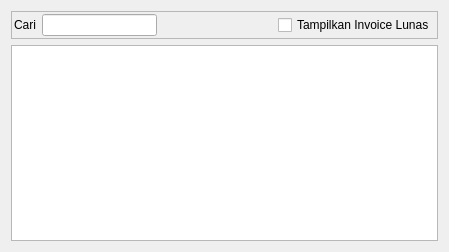
<?xml version="1.0" encoding="UTF-8"?>
<ui version="4.0">
 <class>InvoiceViews</class>
 <widget class="QWidget" name="InvoiceViews">
  <property name="geometry">
   <rect>
    <x>0</x>
    <y>0</y>
    <width>449</width>
    <height>252</height>
   </rect>
  </property>
  <property name="windowTitle">
   <string>Invoice Views</string>
  </property>
  <layout class="QVBoxLayout" name="verticalLayout">
   <item>
    <widget class="QFrame" name="frame_2">
     <property name="minimumSize">
      <size>
       <width>0</width>
       <height>20</height>
      </size>
     </property>
     <property name="frameShape">
      <enum>QFrame::Shape::StyledPanel</enum>
     </property>
     <property name="frameShadow">
      <enum>QFrame::Shadow::Raised</enum>
     </property>
     <layout class="QHBoxLayout" name="horizontalLayout_2">
      <property name="leftMargin">
       <number>2</number>
      </property>
      <property name="topMargin">
       <number>2</number>
      </property>
      <property name="rightMargin">
       <number>2</number>
      </property>
      <property name="bottomMargin">
       <number>2</number>
      </property>
      <item>
       <widget class="QLabel" name="label">
        <property name="text">
         <string>Cari</string>
        </property>
       </widget>
      </item>
      <item>
       <widget class="QLineEdit" name="filterEdit"/>
      </item>
      <item>
       <spacer name="horizontalSpacer">
        <property name="orientation">
         <enum>Qt::Orientation::Horizontal</enum>
        </property>
        <property name="sizeHint" stdset="0">
         <size>
          <width>40</width>
          <height>20</height>
         </size>
        </property>
       </spacer>
      </item>
      <item>
       <widget class="QCheckBox" name="checkBox">
        <property name="text">
         <string>Tampilkan Invoice Lunas</string>
        </property>
       </widget>
      </item>
     </layout>
    </widget>
   </item>
   <item>
    <widget class="QTableView" name="view">
     <property name="palette">
      <palette>
       <active>
        <colorrole role="AlternateBase">
         <brush brushstyle="SolidPattern">
          <color alpha="255">
           <red>228</red>
           <green>227</green>
           <blue>235</blue>
          </color>
         </brush>
        </colorrole>
       </active>
       <inactive>
        <colorrole role="AlternateBase">
         <brush brushstyle="SolidPattern">
          <color alpha="255">
           <red>228</red>
           <green>227</green>
           <blue>235</blue>
          </color>
         </brush>
        </colorrole>
       </inactive>
       <disabled>
        <colorrole role="AlternateBase">
         <brush brushstyle="SolidPattern">
          <color alpha="255">
           <red>228</red>
           <green>227</green>
           <blue>235</blue>
          </color>
         </brush>
        </colorrole>
       </disabled>
      </palette>
     </property>
     <property name="contextMenuPolicy">
      <enum>Qt::ContextMenuPolicy::CustomContextMenu</enum>
     </property>
     <property name="sortingEnabled">
      <bool>true</bool>
     </property>
     <attribute name="horizontalHeaderDefaultSectionSize">
      <number>80</number>
     </attribute>
     <attribute name="verticalHeaderVisible">
      <bool>false</bool>
     </attribute>
     <attribute name="verticalHeaderMinimumSectionSize">
      <number>20</number>
     </attribute>
     <attribute name="verticalHeaderDefaultSectionSize">
      <number>22</number>
     </attribute>
    </widget>
   </item>
  </layout>
 </widget>
 <resources/>
 <connections/>
</ui>
